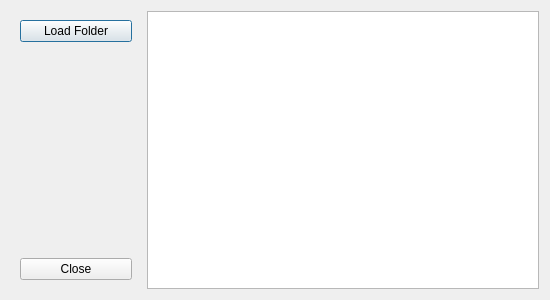
<?xml version="1.0" encoding="UTF-8"?>
<ui version="4.0">
 <class>ImportTimeseriesDialog</class>
 <widget class="QDialog" name="ImportTimeseriesDialog">
  <property name="geometry">
   <rect>
    <x>0</x>
    <y>0</y>
    <width>550</width>
    <height>300</height>
   </rect>
  </property>
  <property name="sizePolicy">
   <sizepolicy hsizetype="MinimumExpanding" vsizetype="MinimumExpanding">
    <horstretch>0</horstretch>
    <verstretch>0</verstretch>
   </sizepolicy>
  </property>
  <property name="minimumSize">
   <size>
    <width>300</width>
    <height>300</height>
   </size>
  </property>
  <property name="maximumSize">
   <size>
    <width>16777215</width>
    <height>16777215</height>
   </size>
  </property>
  <property name="windowTitle">
   <string>Projections</string>
  </property>
  <layout class="QHBoxLayout" name="horizontalLayout_2" stretch="0,0">
   <item>
    <widget class="QWidget" name="widget" native="true">
     <property name="minimumSize">
      <size>
       <width>130</width>
       <height>0</height>
      </size>
     </property>
     <layout class="QVBoxLayout" name="verticalLayout">
      <item>
       <widget class="QPushButton" name="loadButton">
        <property name="font">
         <font>
          <pointsize>9</pointsize>
         </font>
        </property>
        <property name="text">
         <string>Load Folder</string>
        </property>
        <property name="autoDefault">
         <bool>true</bool>
        </property>
       </widget>
      </item>
      <item>
       <spacer name="verticalSpacer">
        <property name="orientation">
         <enum>Qt::Vertical</enum>
        </property>
        <property name="sizeHint" stdset="0">
         <size>
          <width>20</width>
          <height>40</height>
         </size>
        </property>
       </spacer>
      </item>
      <item>
       <widget class="QPushButton" name="closeButton">
        <property name="font">
         <font>
          <pointsize>9</pointsize>
         </font>
        </property>
        <property name="text">
         <string>Close</string>
        </property>
       </widget>
      </item>
     </layout>
    </widget>
   </item>
   <item>
    <widget class="QTableWidget" name="tableWidget">
     <property name="editTriggers">
      <set>QAbstractItemView::NoEditTriggers</set>
     </property>
    </widget>
   </item>
  </layout>
 </widget>
 <resources/>
 <connections/>
</ui>
